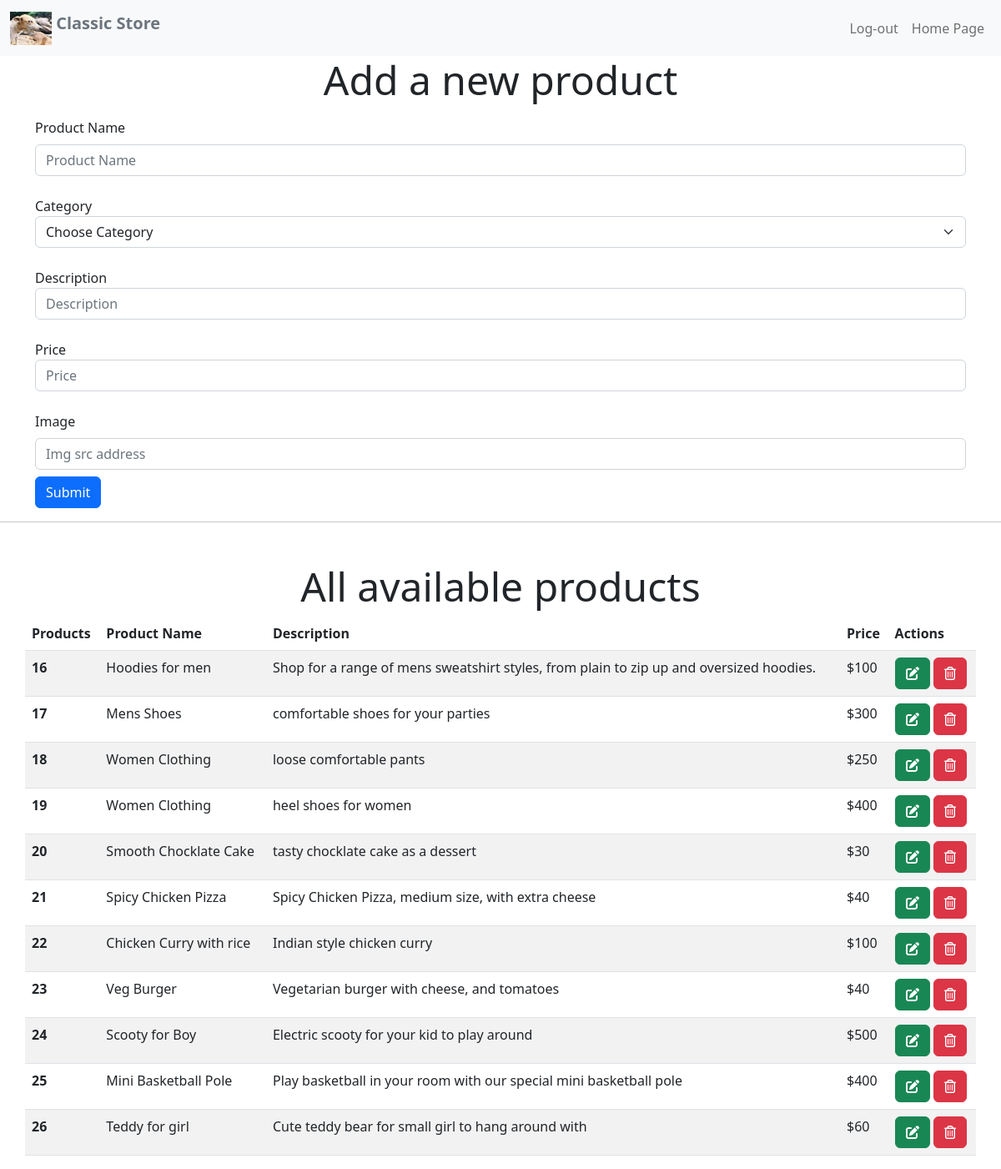
The page /admin.php (signed in) on the database its author committed.
### tables this page shows
CREATE TABLE IF NOT EXISTS `products` (
  `product_id` int NOT NULL AUTO_INCREMENT,
  `product_name` text NOT NULL,
  `description` text NOT NULL,
  `price` int NOT NULL,
  `image_src` varchar(255) NOT NULL,
  `sub_category_id` int NOT NULL,
  PRIMARY KEY (`product_id`)
);

### db_connection.php (called while the page is built)
<?php
class DbConnection
{
    private $conn;
    function __construct() {
        $this->conn = mysqli_connect('localhost', 'root', 'Root8848', 'web_shop_php') or die('database connection failed');
        return $this->conn;
    }
   public function getDbConnection()
    {
        return $this->conn;
    }
}

### db_functions.php (called while the page is built, shortened)
<?php
include_once 'db_connection.php';
class dbCrudFunctions
{
    private $dbConnection;
    function __construct() {
        $db_conn = new DbConnection();
        $this->dbConnection = $db_conn->getDbConnection();
    }
    function getAllProducts()
    {
        $result = mysqli_query($this->dbConnection, "select * from products") or die(mysqli_error());
        $results = array();
        while ($row = mysqli_fetch_array($result, MYSQLI_ASSOC)){
            array_push($results, $row);
        }
        return $results;
    }
}

### admin.php (the view, shortened to what this page needs)
<?php
require_once 'db_functions.php';
$db_action = new dbCrudFunctions();
$subcategories = $db_action->getAllSubCategories();
?>
<!doctype html>
<html lang="en">
<head>
    <link rel="stylesheet" href="https://cdn.jsdelivr.net/npm/bootstrap-icons@1.5.0/font/bootstrap-icons.css">
    <link href="https://cdn.jsdelivr.net/npm/bootstrap@5.2.2/dist/css/bootstrap.min.css" rel="stylesheet">
</head>
<body>
<nav class="navbar navbar-expand-md navbar-light bg-light">
    <div class="container-xxl">
        <a href="admin.php" class="navbar-brand">
            <img src="images/what.jpg" alt="" width="50" height="40" class="d-inline-block align-text-top">
            <span class="fw-bold text-secondary">
               Classic Store
            </span>
        </a>
        <div class="collapse navbar-collapse justify-content-end align-center" id="main-nav">
            <ul class="navbar-nav">
                <li class="nav-item">
                    <a class="nav-link" href="home.php?logout=true">Log-out</a>
                </li>
                <li class="pl-1 nav-item">
                    <a class="nav-link" href="home.php">Home Page</a>
                </li>
            </ul>
        </div>
    </div>
</nav>
<div class="container-lg">
    <div class="row justify-content-center align-center">
        <h1 class="display-5 text-center"> Add a new product </h1>
        <?php if (isset($_GET['update']))
        {
            $product = $db_action->getProductById($_GET['uid']);
            foreach($product as $item){
        ?>
        <form class="mt-2" action="" method="post">
            <div class="form-group mb-4">
                <label for="productName" class="form-label">Product Name</label>
                <input type="text" class="form-control" name="productNameUpdate" placeholder="Product Name" id="productName" value="<?php echo $item['product_name']; ?>">
            </div>
            <div class="form-group mb-4">
                <label for="category">Category</label>
                <select class="form-select" name="categoryUpdate" aria-label="Default select example">
                    <option selected>Choose Category</option>
                    <?php foreach ($subcategories as $subcategory) {
                    ?>
                    <option value="<?php echo $subcategory['sub_category_id']; ?>"><?php echo $subcategory['sub_category_name'] ?></option>
                    <?php } ?>
                </select>
            </div>
            <div class="form-group mb-4">
                <label for="description">Description</label>
                <input type="text" class="form-control" id="description" name="descriptionUpdate" placeholder="Description" value="<?php echo $item['description']; ?>">
            </div>
            <div class="form-group mb-4">
                <label for="address">Price</label>
                <input type="text" class="form-control" id="price" name="priceUpdate" placeholder="Price" value="<?php echo $item['price']; ?>">
            </div>
            <div class="form-group mb-2">
                <label for="image" class="form-label">Image</label>
                <input type="hidden" class="form-control" name="imageUpdate" placeholder="Img src address" id="image" value="<?php echo $item['image_src']; ?>">
            </div>
            <input type="hidden" class="form-control" name="pid" placeholder="" id="pid" value="<?php echo $item['product_id']; ?>">
            <button type="submit" name="formUpdate" class="btn btn-primary">Submit</button>
        </form>
        <?php } } else { ?>
            <form class="mt-2" action="" method="post">
                <div class="form-group mb-4">
                    <label for="productName" class="form-label">Product Name</label>
                    <input type="text" class="form-control" name="productName" placeholder="Product Name" id="productName">
                </div>
                <div class="form-group mb-4">
                    <label for="category">Category</label>
                    <select class="form-select" name="category" aria-label="Default select example">
                        <option selected>Choose Category</option>
                    </select>
                </div>
                <div class="form-group mb-4">
                    <label for="description">Description</label>
                    <input type="text" class="form-control" id="description" name="description" placeholder="Description">
                </div>
                <div class="form-group mb-4">
                    <label for="address">Price</label>
                    <input type="text" class="form-control" id="price" name="price" placeholder="Price">
                </div>
                <div class="form-group mb-2">
                    <label for="image" class="form-label">Image</label>
                    <input type="text" class="form-control" name="image" placeholder="Img src address" id="image">
                </div>
                <button type="submit" class="btn btn-primary">Submit</button>
            </form>
        <?php } ?>
    </div>
</div>
<hr>
<div class="container-lg mt-5">
    <div class="row justify-content-center align-center">
        <h1 class="display-5 text-center"> All available products </h1>
        <table class="table table-striped">
            <thead>
            <tr>
                <th scope="col">Products</th>
                <th scope="col">Product Name</th>
                <th scope="col">Description</th>
                <th scope="col">Price</th>
                <th scope="col">Actions</th>
            </tr>
            </thead>
            <tbody>
            <?php
            $queryResult = $db_action->getAllProducts();
            foreach($queryResult as $product)
            {
                ?>
            <tr>
                <th scope="row"><?php echo $product["product_id"]; ?></th>
                <td><?php echo $product["product_name"]; ?></td>
                <td><?php echo $product["description"]; ?></td>
                <td>$<?php echo $product["price"]; ?></td>
                <td>
                    <a href="admin.php?update=true&uid=<?php echo $product['product_id']; ?>" type="button" id="update" class="btn btn-success"><i class="fas fa-edit"></i></a>
                    <a href="admin.php?delete=true&did=<?php echo $product['product_id']; ?>" type="button" id="delete" class="btn btn-danger"><i class="far fa-trash-alt"></i></a>
                </td>
            </tr>
                <?php
            }
            ?>
            </tbody>
        </table>
    </div>
</div>
</body>
</html>

### rows shown on the page
products: product_id "16", product_name "Hoodies for men", description "Shop for a range of mens sweatshirt styles, from plain to zip up and oversized hoodies.", price "100"
products: product_id "17", product_name "Mens Shoes", description "comfortable shoes for your parties", price "300"
products: product_id "18", product_name "Women Clothing", description "loose comfortable pants", price "250"
products: product_id "19", product_name "Women Clothing", description "heel shoes for women", price "400"
products: product_id "20", product_name "Smooth Chocklate Cake", description "tasty chocklate cake as a dessert", price "30"
products: product_id "21", product_name "Spicy Chicken Pizza", description "Spicy Chicken Pizza, medium size, with extra cheese", price "40"
products: product_id "22", product_name "Chicken Curry with rice", description "Indian style chicken curry", price "100"
products: product_id "23", product_name "Veg Burger", description "Vegetarian burger with cheese, and tomatoes", price "40"
products: product_id "24", product_name "Scooty for Boy", description "Electric scooty for your kid to play around", price "500"
products: product_id "25", product_name "Mini Basketball Pole", description "Play basketball in your room with our special mini basketball pole", price "400"
products: product_id "26", product_name "Teddy for girl", description "Cute teddy bear for small girl to hang around with", price "60"
